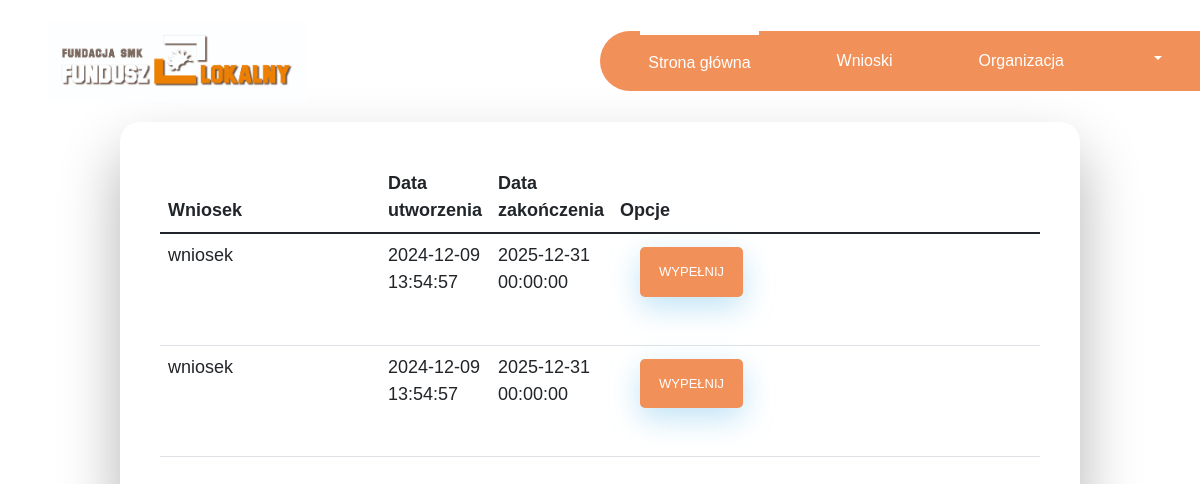
Page /forms/forms.php (signed in) on the committed database.
### tables this page shows
CREATE TABLE `application` (
  `applicationID` int(11) NOT NULL,
  `name` text NOT NULL,
  `userID` int(11) NOT NULL,
  `datetime` datetime NOT NULL DEFAULT current_timestamp(),
  `datetimedo` datetime NOT NULL,
  `deleted` int(11) NOT NULL DEFAULT 0
);

### auth.php (called while the page is built, shortened)
<?php
function returniserid(){
    return ($_SESSION['user_id']);
}

### forms/forms.php (the view, shortened to what this page needs)
<?php require_once("../auth.php"); ?>
<!DOCTYPE html>
<html lang="PL">
<head>
    <link href="https://cdn.jsdelivr.net/npm/bootstrap@5.1.3/dist/css/bootstrap.min.css" rel="stylesheet"
>
    <link href="style.css" rel="stylesheet">
    <link href="https://cdn.datatables.net/v/bs5/dt-2.0.5/datatables.min.css" rel="stylesheet">
</head>
<body>
<?php require_once("../navbar.php"); ?>
<div class="wrapper fadeInDown">
    <table id="myTable" class="table table table-hover">
        <thead>
        <th scope="col" style="width:25%;">Wniosek</th>
        <th scope="col" style="width:10%;">Data utworzenia</th>
        <th scope="col" style="width:10%;">Data zakończenia</th>
        <th scope="col" data-orderable="false">Opcje</th>
        </thead>
        <tbody>
        <?php
        require_once("../dbconnect.php");
        $id=returniserid();
        $sql = "SELECT a.*
FROM `application` a
WHERE a.`deleted` = 0
  AND NOT EXISTS (
    SELECT 1
    FROM `readyapplication` r
    WHERE r.applicationID = a.applicationID
      AND r.userID = $id
      AND r.status != 1
  )
  order by a.datetimedo asc;";
        $result = $conn->query($sql);
        while ($row = $result->fetch_assoc()) {
            if(new DateTime($row["datetimedo"]) < new DateTime() && returnRole()==3){
                if(returnRole()==3){
                    echo "<tr style='background-color:lightgray;'>";
                    echo "<td>" . $row["name"] . "</td>";
                    echo "<td>" . $row["datetime"] . "</td>";
                    echo "<td>" . $row["datetimedo"] . "</td>";
                    echo "<td><a href='formsread.php?ID=" . $row["applicationID"] . "&finish=1'><input style='width: 25%' type='button' class='fadeIn fourth' value='Podgląd'></a>";
                    if (returnRole() == 2 or returnRole() == 3) {
                        echo "<a href='formscopy.php?ID=" . $row["applicationID"] . "'><input style='width: 25%;' type='button' class='fadeIn fourth' value='Kopiuj do szkiców'></a></td>";
                    }
                    echo "</tr>";
                }
            } else if(new DateTime($row["datetimedo"]) > new DateTime()){
                echo "<tr>";
                echo "<td>" . $row["name"] . "</td>";
                echo "<td>" . $row["datetime"] . "</td>";
                echo "<td>" . $row["datetimedo"] . "</td>";
                echo "<td><a href='formsread.php?ID=" . $row["applicationID"] . "&finish=0'><input style='width: 25%' type='button' class='fadeIn fourth' value='Wypełnij'></a>";
                echo "</tr>";
            }
        }
        ?>
    </table>
</div>
</body>
</html>

### forms/style.css (style rules this page uses)
body { font-family: "Poppins", sans-serif; height: 94vh; }
.wrapper { display: flex; flex-direction: column; justify-content: center; width: 80%; padding: 40px; -webkit-box-shadow: 0 30px 60px 0 rgba(0,0,0,0.3); margin-left: auto; margin-right: auto; border-radius:20px; }
.fadeInDown { -webkit-animation-name: fadeInDown; animation-name: fadeInDown; -webkit-animation-duration: 1s; animation-duration: 1s; -webkit-animation-fill-mode: both; animation-fill-mode: both; }
input[type=button], input[type=submit], input[type=reset] { background-color: #f19159; border: none; color: white; padding: 15px; width:14%; text-align: center; text-decoration: none; display: inline-block; text-transform: uppercase; font-size: 13px; -webkit-box-shadow: 0 10px 30px 0 rgba(95,186,233,0.4); box-shadow: 0 10px 30px 0 rgba(95,186,233,0.4); -webkit-border-radius: 5px 5px 5px 5px; border-radius: 5px 5px 5px 5px; margin: 5px 20px 40px 20px; -webkit-transition: all 0.3s ease-in-out; -moz-transition: all 0.3s ease-in-out; -ms-transition: all 0.3s ease-in-out; -o-transition: all 0.3s ease-in-out; transition: all 0.3s ease-in-out; }
.table tbody tr { font-size: 18px; height: 70px; }

### rows in the picture
application: name "wniosek", datetime "2024-12-09 13:54:57", datetimedo "2025-12-31 00:00:00"
application: name "wniosek", datetime "2024-12-09 13:54:57", datetimedo "2025-12-31 00:00:00"
